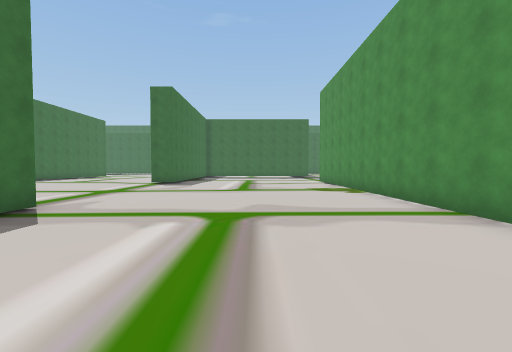
[1] (above)

24 first-person views from a walk through a Unity game level. The camera is 1.4 m above the floor, tilts 2° down and sees 90° across. The floor is counted in squares, 2 m on a side. Each view is taken from the middle of a square. On the plan, view 1 faces up. The plan holds only what a view shows up to about 9 squares ahead; the rest is blank. The place goes on beyond the plan. Some animated figures are not drawn.

[2]
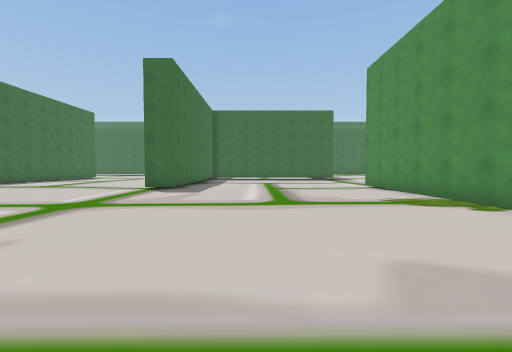

[3]
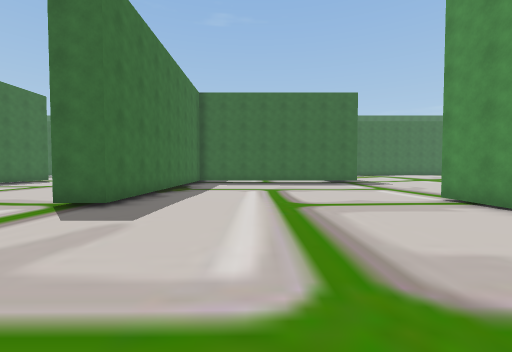

[4]
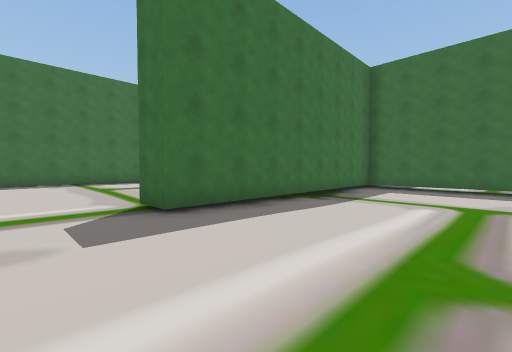

[5]
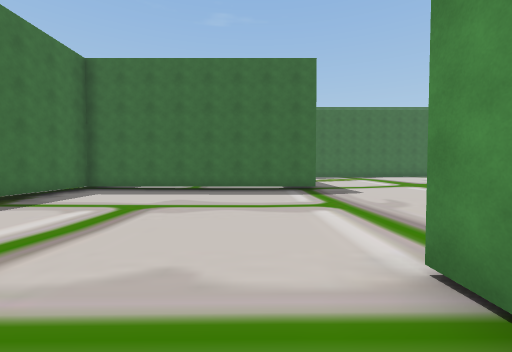

[6]
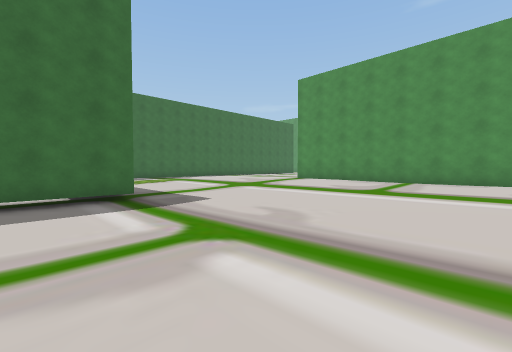

[7]
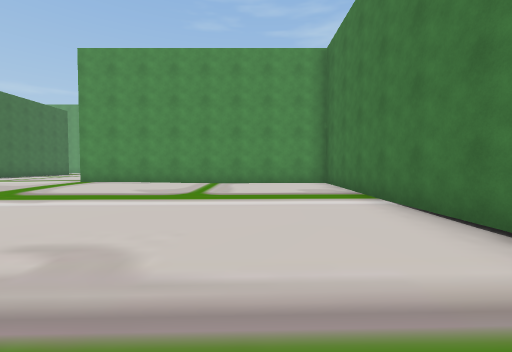

[8]
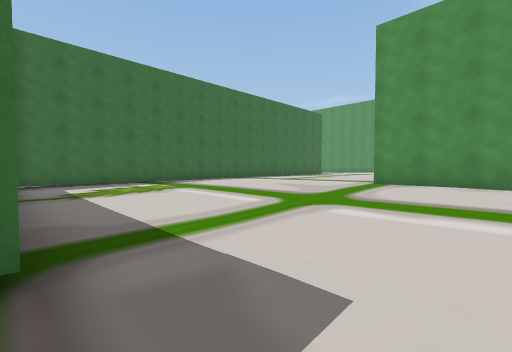

[9]
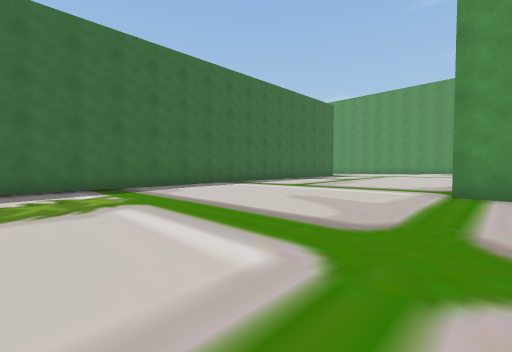

[10]
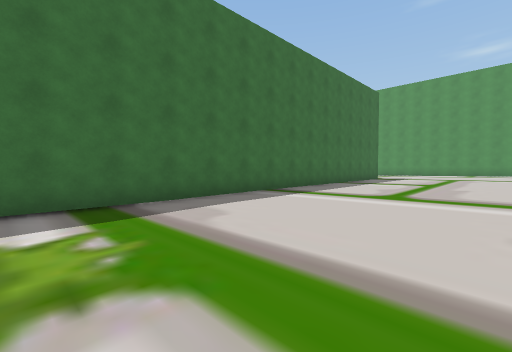

[11]
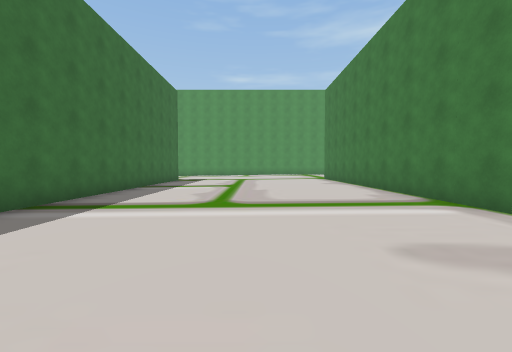

[12]
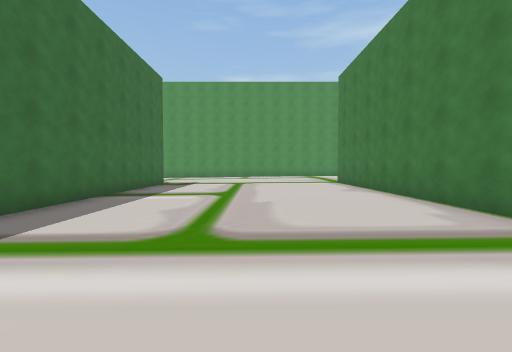

[13]
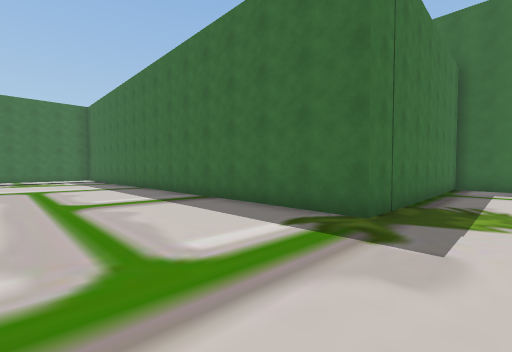

[14]
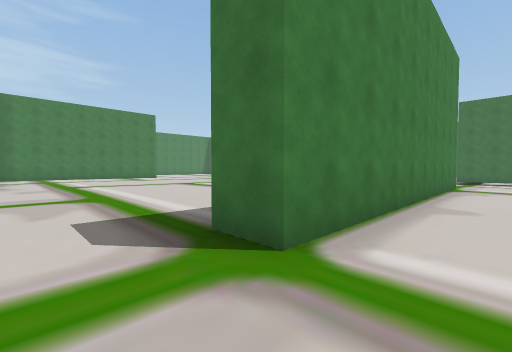

[15]
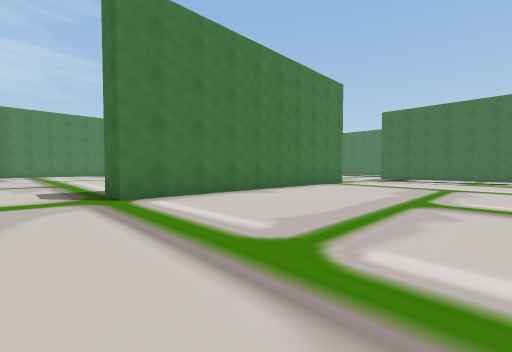

[16]
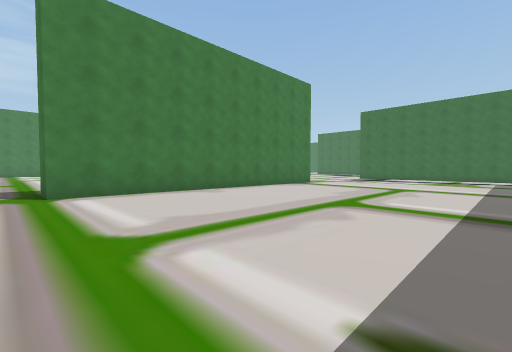

[17]
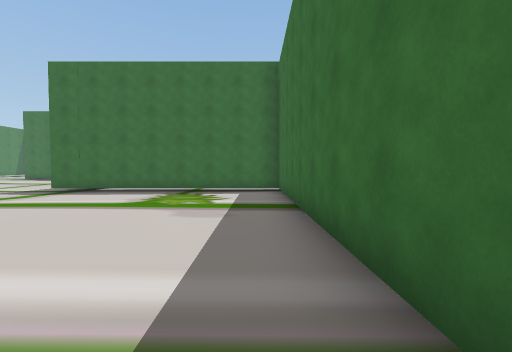

[18]
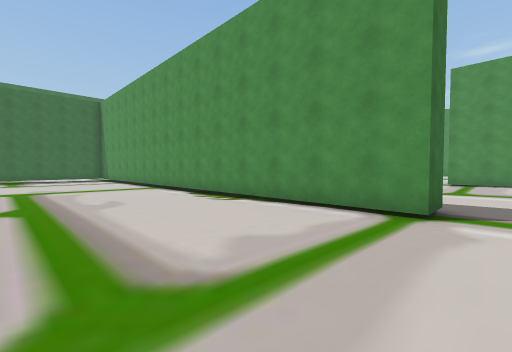

[19]
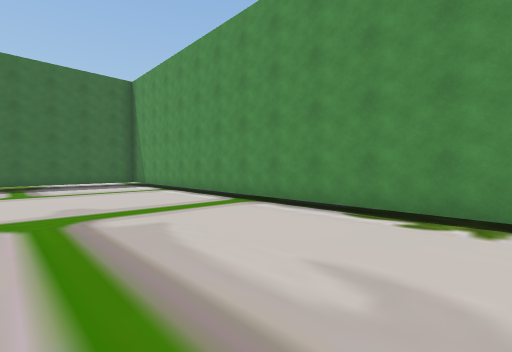

[20]
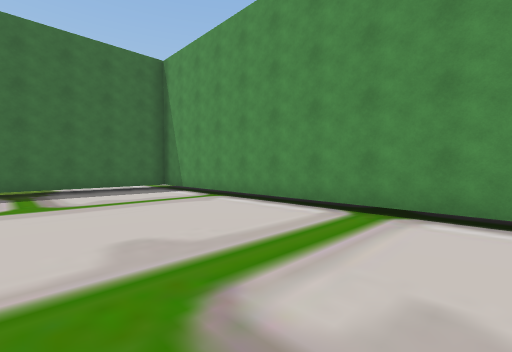

[21]
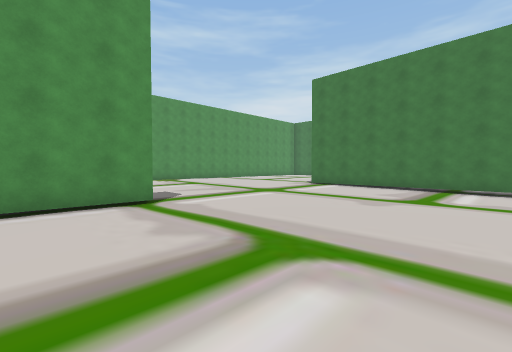

[22]
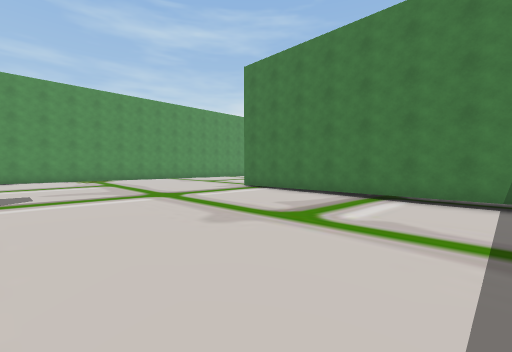

[23]
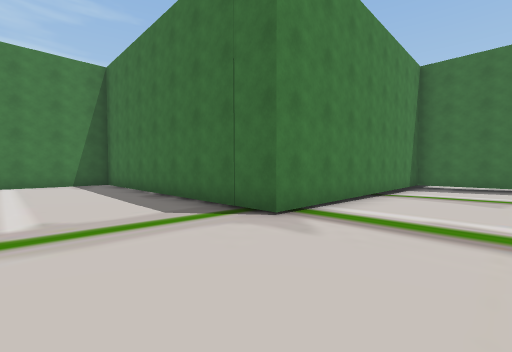

[24]
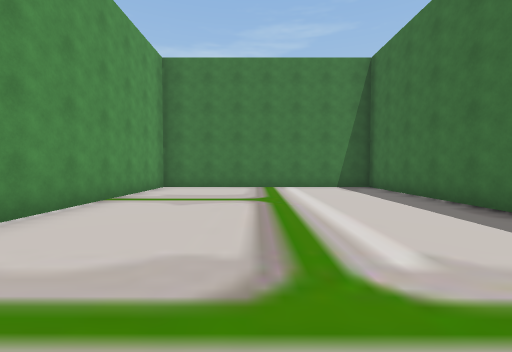

### Floor plan
Key: @ floor where view 1 was taken; # wall or solid block; . main floor; : floor 0.25 m higher than the main floor; - floor 0.25 m lower than the main floor; + floor 0.5 m higher than the main floor.
Columns run from 11 left of view 1 to 22 right of it. Each row starts with its distance up from view 1.
 36                                ###
 35                                #..
 34                                #..
 33                                #..
 32                                #..
 31                                #..
 30                                #..
 29                                #..
 28   #####        #################..
 27   ----#        #-...............::
 26   ----#        #-..........:::::::
 25   ----#        #--.......:::::::::
 24   ----#        #--.....:::::::::::
 23   ----#        #--...:::::::::::::
 22   ----#        #--...:::::::::::::
 21   ----#        #--...:::::::::::::
 20   ----##########--...::#########::
 19   ----##----------....:#       :::
 18   ----##----------....:#      ::::
 17   ..--##----------.....#     :::::
 16   ...-##---------......#     ::::+
 15   ...-##---------......#     ::::+
 14  .....##---------......#     ::::+
 13  .....##--------.......#     :::::
 12  .....##-----.##########      :::
 11 ......----....#                ::
 10 ..............#
  9 ...---........#
  8 ------........#
  7 ------........#
  6 ------........#
  5 ------........#
  4 ########......#
  3 ----   #......#
  2        #......#
  1        #......#
  0        #...@..#
 -1        #......#
 -2        #......#
 -3        #......#
 -4        ########

Where each view was taken, in squares from view 1:
view 1: 0 up, 0 right, facing up
view 2: 3 up, 1 left, facing up
view 3: 7 up, 1 left, facing up
view 4: 10 up, 0 right, facing up-left
view 5: 11 up, 2 right, facing up
view 6: 14 up, 2 right, facing up-right
view 7: 15 up, 3 right, facing right
view 8: 18 up, 4 right, facing up-right
view 9: 20 up, 6 right, facing up-right
view 10: 23 up, 7 right, facing up-right
view 11: 24 up, 8 right, facing right
view 12: 24 up, 10 right, facing right
view 13: 24 up, 22 right, facing up-left
view 14: 22 up, 22 right, facing down-left
view 15: 26 up, 22 right, facing down-left
view 16: 27 up, 21 right, facing down-left
view 17: 27 up, 13 right, facing left
view 18: 11 up, 9 left, facing up-right
view 19: 16 up, 9 left, facing up-right
view 20: 19 up, 9 left, facing up-right
view 21: 14 up, 10 left, facing down-right
view 22: 11 up, 11 left, facing down-right
view 23: 7 up, 1 left, facing down-left
view 24: 5 up, 0 right, facing down
